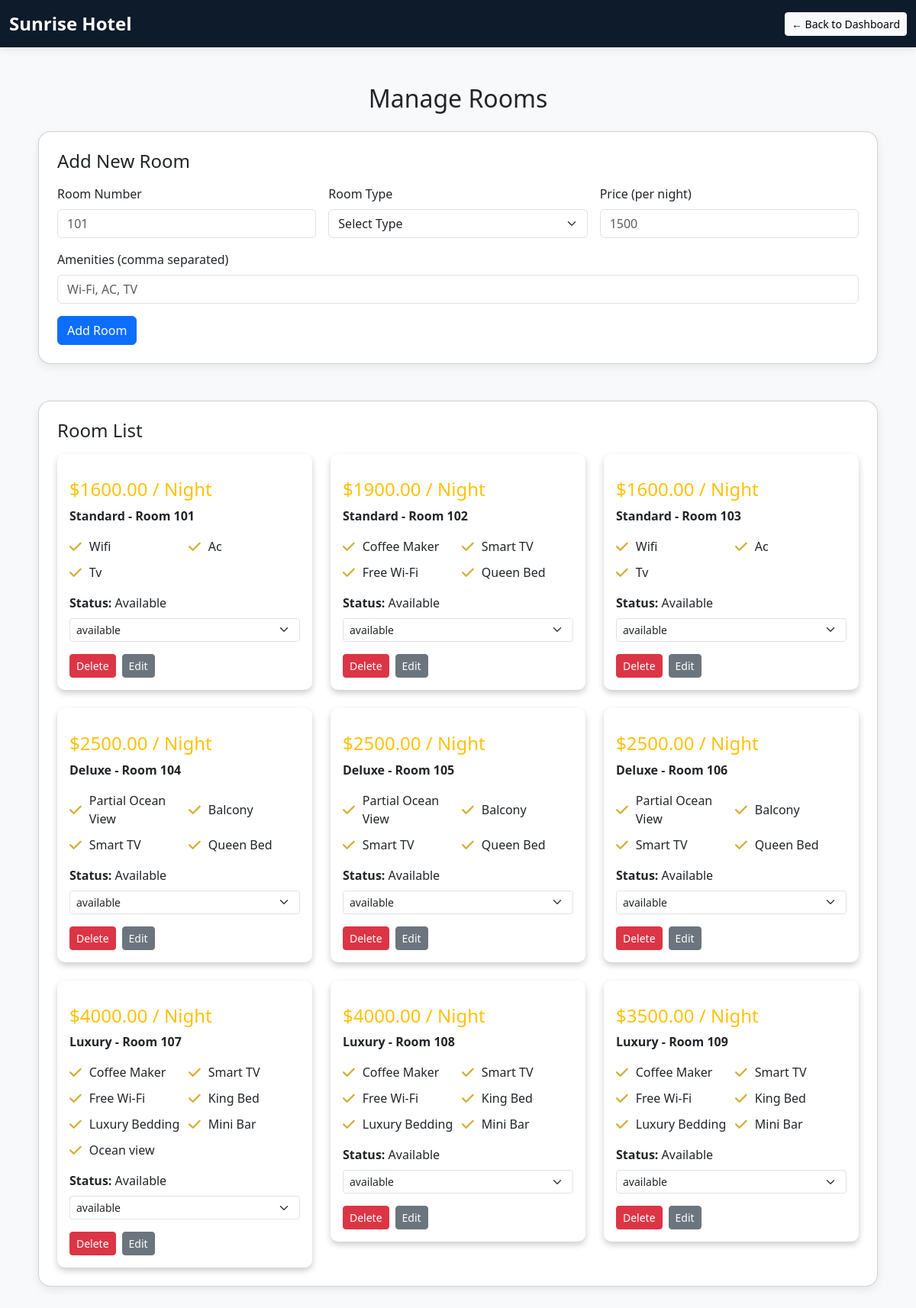
The app's page /admin/manageroom.php with its own data.
### tables this page shows
CREATE TABLE `rooms` (
  `id` int(11) NOT NULL,
  `room_number` varchar(10) DEFAULT NULL,
  `price` decimal(10,2) DEFAULT NULL,
  `amenities` text DEFAULT NULL,
  `status` enum('available','booked','maintenance') NOT NULL DEFAULT 'available',
  `room_type_id` int(11) DEFAULT NULL
);

CREATE TABLE `room_types` (
  `id` int(11) NOT NULL,
  `type_name` varchar(50) NOT NULL
);

### admin/manageroom.php (the view, shortened to what this page needs)
<?php
$conn = DatabaseConnection::getInstance()->getConnection();
?>
<!DOCTYPE html>
<html lang="en">
<head>
  <link href="https://cdn.jsdelivr.net/npm/bootstrap@5.3.0/dist/css/bootstrap.min.css" rel="stylesheet">
  <link rel="stylesheet" href="https://cdnjs.cloudflare.com/ajax/libs/font-awesome/6.0.0/css/all.min.css">
</head>
<body>
<nav class="navbar navbar-expand-lg navbar-dark fixed-top">
  <div class="container-fluid">
    <a class="navbar-brand" href="#">Sunrise Hotel</a>
    <div class="ms-auto">
      <a href="admin_dashboard.php" class="btn btn-light btn-sm">← Back to Dashboard</a>
    </div>
  </div>
</nav>
<div class="container">
  <h2 class="mb-4 text-center">Manage Rooms</h2>
  <div class="card p-4 mb-5">
    <h4 class="mb-3">Add New Room</h4>
    <form method="POST">
      <div class="row g-3">
        <div class="col-md-4">
          <label class="form-label">Room Number</label>
          <input type="text" class="form-control" name="roomNumber" placeholder="101" required>
        </div>
        <div class="col-md-4">
          <label class="form-label">Room Type</label>
          <select class="form-select" name="roomType" required>
            <option selected disabled>Select Type</option>
          </select>
        </div>
        <div class="col-md-4">
          <label class="form-label">Price (per night)</label>
          <input type="number" class="form-control" name="roomPrice" placeholder="1500" required>
        </div>
        <div class="col-md-12">
          <label class="form-label">Amenities (comma separated)</label>
          <input type="text" class="form-control" name="amenities" placeholder="Wi-Fi, AC, TV" required>
        </div>
        <div class="col-12">
          <button type="submit" class="btn btn-primary" name="addRoom">Add Room</button>
        </div>
      </div>
    </form>
  </div>
  <div class="card p-4">
    <h4 class="mb-3">Room List</h4>
    <div class="row g-4">
      <?php
      $result = $conn->query("SELECT r.*, rt.type_name as room_type
                             FROM rooms r
                             JOIN room_types rt ON r.room_type_id = rt.id");
      while ($row = $result->fetch_assoc()) {
        echo '<div class="col-md-4">';
        echo '  <div class="room-card p-3">';
        echo '    <h4 class="text-warning mt-3">$' . $row['price'] . ' / Night</h4>';
        echo '    <p class="fw-semibold">' . $row['room_type'] . ' - Room ' . $row['room_number'] . '</p>';
        echo '    <ul class="amenities-list">';
        foreach (explode(',', $row['amenities']) as $amenity) {
          echo '      <li><i class="fas fa-check"></i> ' . trim($amenity) . '</li>';
        }
        echo '    </ul>';
        echo '    <div class="mt-3">';
        echo '      <strong>Status:</strong> ' . ucfirst($row['status']) . '<br>';
        echo '      <form method="POST" class="mt-2">';
        echo '        <select name="newStatus" class="form-select form-select-sm w-100" onchange="this.form.submit()">';
        echo '          <option value="available" ' . ($row['status'] == 'available' ? 'selected' : '') . '>available</option>';
        echo '        </select>';
        echo '      </form>';
        echo '    </div>';
        echo '    <div class="d-flex mt-6 ">';
        echo '    <form method="POST" class="d-inline mt-3 me-2">';
        echo '      <button type="submit" class="btn btn-danger btn-sm" name="deleteRoom">Delete</button>';
        echo '    </form>';
        echo '<form method="GET" action="editroom.php" class="d-inline mt-3 me-2">';
        echo '  <button type="submit" class="btn btn-secondary btn-sm">Edit</button>';
        echo '</form>';
        echo '  </div>';
        echo '  </div>';
        echo '</div>';
      }
      ?>
    </div>
  </div>
</div>
</body>
</html>

### admin/manageroom.php (style rules this page uses)
body { background-color: #f8f9fa; font-family: 'Segoe UI', sans-serif; padding-top: 70px; }
.navbar { background-color: #0d1b2a; box-shadow: 0 2px 10px rgba(0, 0, 0, 0.1); }
.navbar-brand { font-weight: bold; color: white !important; font-size: 1.5rem; }
.container { padding: 40px 20px; }
.card { border-radius: 16px; box-shadow: 0 4px 12px rgba(0, 0, 0, 0.08); }
.room-card { border-radius: 10px; overflow: hidden; box-shadow: 0px 4px 8px rgba(0, 0, 0, 0.2); }
.amenities-list { display: grid; grid-template-columns: repeat(2, 1fr); gap: 10px; padding-left: 0; }
.amenities-list li { list-style: none; font-size: 16px; display: flex; align-items: center; }
.amenities-list i { color: #D4AF37; margin-right: 10px; font-size: 18px; }

### records on screen
rooms: price "1600.00", room_type.type_name "Standard", room_number "101", amenities "Wifi", amenities "Ac", amenities "Tv", status "Available", newStatus "available"
rooms: price "1900.00", room_type.type_name "Standard", room_number "102", amenities "Coffee Maker", amenities "Smart TV", amenities "Free Wi-Fi", amenities "Queen Bed", status "Available", newStatus "available"
rooms: price "1600.00", room_type.type_name "Standard", room_number "103", amenities "Wifi", amenities "Ac", amenities "Tv", status "Available", newStatus "available"
rooms: price "2500.00", room_type.type_name "Deluxe", room_number "104", amenities "Partial Ocean View", amenities "Balcony", amenities "Smart TV", amenities "Queen Bed", status "Available", newStatus "available"
rooms: price "2500.00", room_type.type_name "Deluxe", room_number "105", amenities "Partial Ocean View", amenities "Balcony", amenities "Smart TV", amenities "Queen Bed", status "Available", newStatus "available"
rooms: price "2500.00", room_type.type_name "Deluxe", room_number "106", amenities "Partial Ocean View", amenities "Balcony", amenities "Smart TV", amenities "Queen Bed", status "Available", newStatus "available"
rooms: price "4000.00", room_type.type_name "Luxury", room_number "107", amenities "Coffee Maker", amenities "Smart TV", amenities "Free Wi-Fi", amenities "King Bed", amenities "Luxury Bedding", amenities "Mini Bar", amenities "Ocean view", status "Available", newStatus "available"
rooms: price "4000.00", room_type.type_name "Luxury", room_number "108", amenities "Coffee Maker", amenities "Smart TV", amenities "Free Wi-Fi", amenities "King Bed", amenities "Luxury Bedding", amenities "Mini Bar", status "Available", newStatus "available"
rooms: price "3500.00", room_type.type_name "Luxury", room_number "109", amenities "Coffee Maker", amenities "Smart TV", amenities "Free Wi-Fi", amenities "King Bed", amenities "Luxury Bedding", amenities "Mini Bar", status "Available", newStatus "available"
